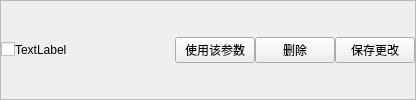
               <widget class="QFrame" name="frame_canshu">
                <property name="frameShape">
                 <enum>QFrame::StyledPanel</enum>
                </property>
                <property name="frameShadow">
                 <enum>QFrame::Sunken</enum>
                </property>
                <layout class="QGridLayout" name="gridLayout_13">
                 <property name="leftMargin">
                  <number>0</number>
                 </property>
                 <property name="topMargin">
                  <number>0</number>
                 </property>
                 <property name="rightMargin">
                  <number>0</number>
                 </property>
                 <property name="bottomMargin">
                  <number>0</number>
                 </property>
                 <property name="spacing">
                  <number>0</number>
                 </property>
                 <item row="0" column="3">
                  <widget class="QPushButton" name="pb_CGCS_del_canshu">
                   <property name="text">
                    <string>删除</string>
                   </property>
                  </widget>
                 </item>
                 <item row="0" column="1">
                  <widget class="QLabel" name="CGCS_tooltip">
                   <property name="sizePolicy">
                    <sizepolicy hsizetype="Minimum" vsizetype="Preferred">
                     <horstretch>0</horstretch>
                     <verstretch>0</verstretch>
                    </sizepolicy>
                   </property>
                   <property name="minimumSize">
                    <size>
                     <width>160</width>
                     <height>0</height>
                    </size>
                   </property>
                   <property name="text">
                    <string>TextLabel</string>
                   </property>
                  </widget>
                 </item>
                 <item row="0" column="0">
                  <widget class="QCheckBox" name="checkBox_xuanze">
                   <property name="text">
                    <string/>
                   </property>
                  </widget>
                 </item>
                 <item row="0" column="4">
                  <widget class="QPushButton" name="pb_SaveChange">
                   <property name="text">
                    <string>保存更改</string>
                   </property>
                  </widget>
                 </item>
                 <item row="0" column="2">
                  <widget class="QPushButton" name="pb_ok_Para">
                   <property name="text">
                    <string>使用该参数</string>
                   </property>
                  </widget>
                 </item>
                </layout>
               </widget>
